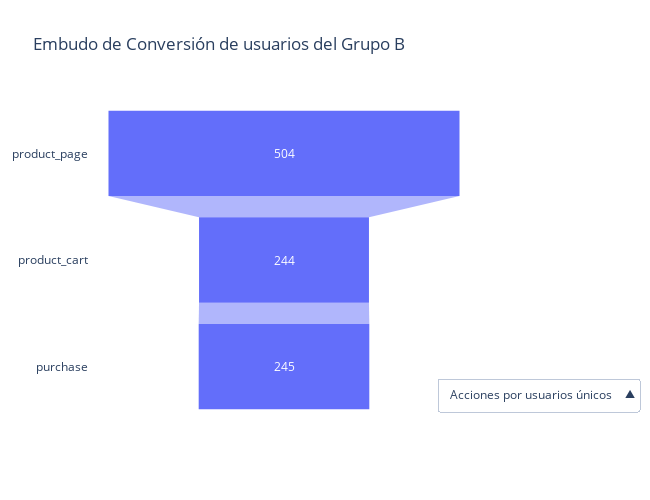

Notebook code cell kept with this figure:
### Markdown cell above
- 59 usuarios del grupo A pasaron exclusivamente por el proceso regular del embudo
- 131 usuarios del grupo A realizaron compras directas.

Esto indica que más del doble (2.22 veces) de usuarios del grupo A hicieron compras directas sin agregar nada al carrito.

### Code cell
# Trazar embudo del Grupo B
title = 'Embudo de Conversión de usuarios del Grupo B'
i_funnel_dualplot(b_funnel_unique, b_funnel_general, title, label_1, label_2)

### Figure 1 — Plotly figure (JSON) as saved in the notebook; plotly's stock layout.template omitted (floating-point values rounded to 4 significant figures)
{"data": [{"type": "funnel", "x": [504, 244, 245], "y": ["product_page", "product_cart", "purchase"]}], "layout": {"height": 500, "plot_bgcolor": "rgba(0,0,0,0)", "title": {"text": "Embudo de Conversión de usuarios del Grupo B"}, "updatemenus": [{"buttons": [{"args": [{"x": [[504, 244, 245]], "y": [["product_page", "product_cart", "purchase"]]}], "label": "Acciones por usuarios únicos", "method": "restyle"}, {"args": [{"x": [[1324, 652, 637]], "y": [["product_page", "product_cart", "purchase"]]}], "label": "Todas las acciones", "method": "restyle"}], "direction": "up", "showactive": true, "x": 1.15, "xanchor": "center", "y": 0.13, "yanchor": "top"}], "width": 650}}
